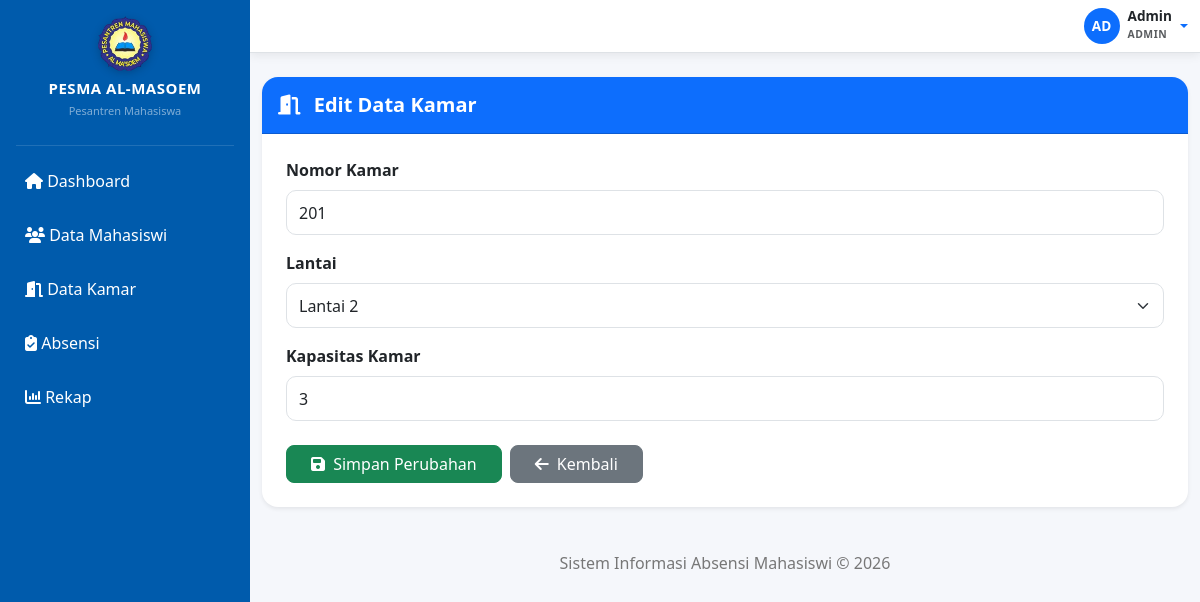
The page /Absensi_PESMA/admin/kamar/edit.php?id=1 (signed in) on the database its author committed.
### tables this page shows
CREATE TABLE `kamar` (
  `id_kamar` int(11) NOT NULL,
  `nomor_kamar` varchar(10) NOT NULL,
  `lantai` int(11) NOT NULL,
  `kapasitas` int(11) NOT NULL,
  `created_at` timestamp NOT NULL DEFAULT current_timestamp()
);

### Absensi_PESMA/admin/kamar/edit.php (the view, shortened to what this page needs)
<?php
include "../../config/koneksi.php";
$id = filter_input(INPUT_GET, 'id', FILTER_VALIDATE_INT);
$stmt = mysqli_prepare(
    $conn,
    "SELECT id_kamar, nomor_kamar, lantai, kapasitas
     FROM kamar
     WHERE id_kamar = ?"
);
mysqli_stmt_bind_param($stmt, "i", $id);
mysqli_stmt_execute($stmt);
$hasil = mysqli_stmt_get_result($stmt);
$d = mysqli_fetch_assoc($hasil);
include "../../includes/header.php";
include "../../includes/sidebar.php";
include "../../includes/navbar.php";
?>
<div class="card shadow-sm border-0 rounded-4 mb-4">
    <div class="card-header bg-primary text-white rounded-top-4 py-3">
        <h4 class="mb-0 fs-5 fw-bold">
            <i class="fa-solid fa-door-open me-2"></i>
            Edit Data Kamar
        </h4>
    </div>
    <div class="card-body p-4">
        <form action="update.php" method="POST">
            <div class="mb-3">
                <label for="nomor_kamar" class="form-label fw-semibold">
                    Nomor Kamar
                </label>
                <input
                    type="text"
                    id="nomor_kamar"
                    name="nomor_kamar"
                    class="form-control"
                    value="<?= htmlspecialchars($d['nomor_kamar']); ?>"
                    placeholder="Contoh: 201"
                    required>
            </div>
            <div class="mb-3">
                <label for="lantai" class="form-label fw-semibold">
                    Lantai
                </label>
                <select
                    name="lantai"
                    id="lantai"
                    class="form-select"
                    required>
                    <option
                        value="2"
                        <?= ((int) $d['lantai'] === 2) ? 'selected' : ''; ?>>
                        Lantai 2
                    </option>
                </select>
            </div>
            <div class="mb-4">
                <label for="kapasitas" class="form-label fw-semibold">
                    Kapasitas Kamar
                </label>
                <input
                    type="number"
                    id="kapasitas"
                    name="kapasitas"
                    class="form-control"
                    value="<?= (int) $d['kapasitas']; ?>"
                    min="1"
                    required>
            </div>
            <div class="d-flex flex-wrap gap-2">
                <button
                    type="submit"
                    class="btn btn-success px-4">
                    <i class="fa-solid fa-floppy-disk me-1"></i>
                    Simpan Perubahan
                </button>
                <a
                    href="index.php"
                    class="btn btn-secondary px-4">
                    <i class="fa-solid fa-arrow-left me-1"></i>
                    Kembali
                </a>
            </div>
        </form>
    </div>
</div>
<?php include "../../includes/footer.php"; ?>

### Absensi_PESMA/assets/css/style.css (style rules this page uses)
body { background: #f5f7fb; font-family: 'Segoe UI', sans-serif; color: #333; overflow-x: hidden; }
.card { border: none; border-radius: 15px; box-shadow: 0 4px 10px rgba(0,0,0,.08); transition: .3s; }
.card-body { padding: 25px; }
.form-control, .form-select { height: 45px; border-radius: 10px; }
.btn { border-radius: 8px; transition: .2s; }

### rows shown on the page
kamar: nomor_kamar "201", lantai "Lantai 2", kapasitas "3"

### other values the page prints
$inisial "AD"
$nama_user "Admin"
$_SESSION['role'] "ADMIN"
